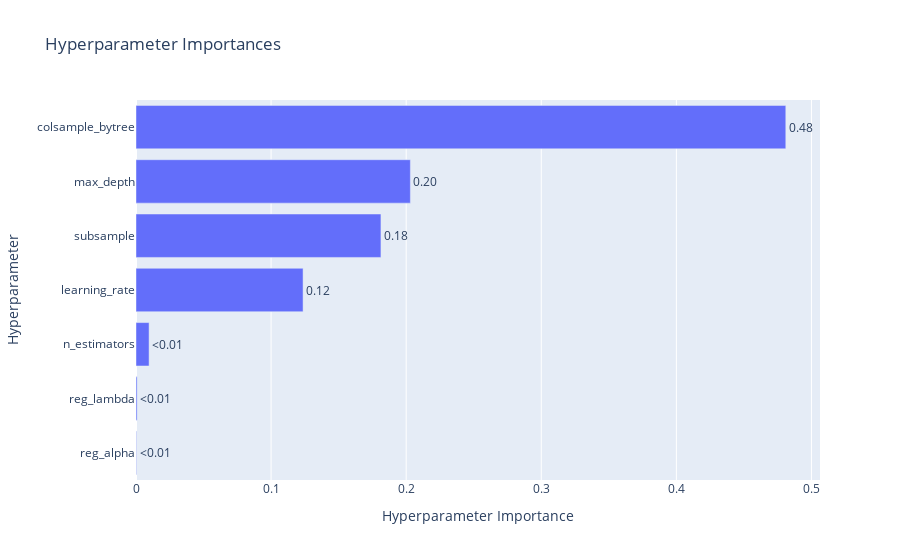

Notebook cell for this chart:
### Markdown cell above
## 3. Phase de Validation : Optimisation des Hyperparamètres avec Optuna

### Code cell
print("\n--- Démarrage de l'optimisation des hyperparamètres avec Optuna ---")

def objective(trial):
    params = {
        'n_estimators': trial.suggest_int('n_estimators', 500, 4000),
        'learning_rate': trial.suggest_float('learning_rate', 0.01, 0.1, log=True),
        'max_depth': trial.suggest_int('max_depth', 3, 10),
        'subsample': trial.suggest_float('subsample', 0.5, 1.0),
        'colsample_bytree': trial.suggest_float('colsample_bytree', 0.5, 1.0),
        'reg_alpha': trial.suggest_float('reg_alpha', 1e-8, 1.0, log=True),
        'reg_lambda': trial.suggest_float('reg_lambda', 1e-8, 1.0, log=True),
        'random_state': 42,
        'n_jobs': -1
    }
    model = xgb.XGBRegressor(**params)
    full_pipeline = Pipeline(steps=[
        ('preprocessor', preprocessor),
        ('regressor', model)
    ])
    kf = KFold(n_splits=5, shuffle=True, random_state=42)
    score = cross_val_score(full_pipeline, X, y, cv=kf, scoring='neg_root_mean_squared_error').mean()
    return -score

study = optuna.create_study(direction='minimize')
study.optimize(objective, n_trials=50, timeout=600)

print(f"\nMeilleur score RMSLE (validation croisée): {study.best_value:.5f}")
print("Meilleurs hyperparamètres trouvés:")
print(study.best_params)

optuna.visualization.plot_optimization_history(study)
optuna.visualization.plot_param_importances(study)

### Figure 1 — Plotly figure (JSON) as saved in the notebook; plotly's stock layout.template omitted (floating-point values rounded to 4 significant figures)
{"data": [{"cliponaxis": false, "hovertemplate": ["reg_alpha (FloatDistribution): 0.00037903277596675495<extra></extra>", "reg_lambda (FloatDistribution): 0.0008259587531865295<extra></extra>", "n_estimators (IntDistribution): 0.009689551273982005<extra></extra>", "learning_rate (FloatDistribution): 0.12367022550003481<extra></extra>", "subsample (FloatDistribution): 0.18131952732564255<extra></extra>", "max_depth (IntDistribution): 0.20310138862117647<extra></extra>", "colsample_bytree (FloatDistribution): 0.48101431575001097<extra></extra>"], "name": "Objective Value", "orientation": "h", "text": ["<0.01", "<0.01", "<0.01", "0.12", "0.18", "0.20", "0.48"], "textposition": "outside", "type": "bar", "x": [0.000379, 0.000826, 0.00969, 0.1237, 0.1813, 0.2031, 0.481], "y": ["reg_alpha", "reg_lambda", "n_estimators", "learning_rate", "subsample", "max_depth", "colsample_bytree"]}], "layout": {"title": {"text": "Hyperparameter Importances"}, "xaxis": {"title": {"text": "Hyperparameter Importance"}}, "yaxis": {"title": {"text": "Hyperparameter"}}}}
